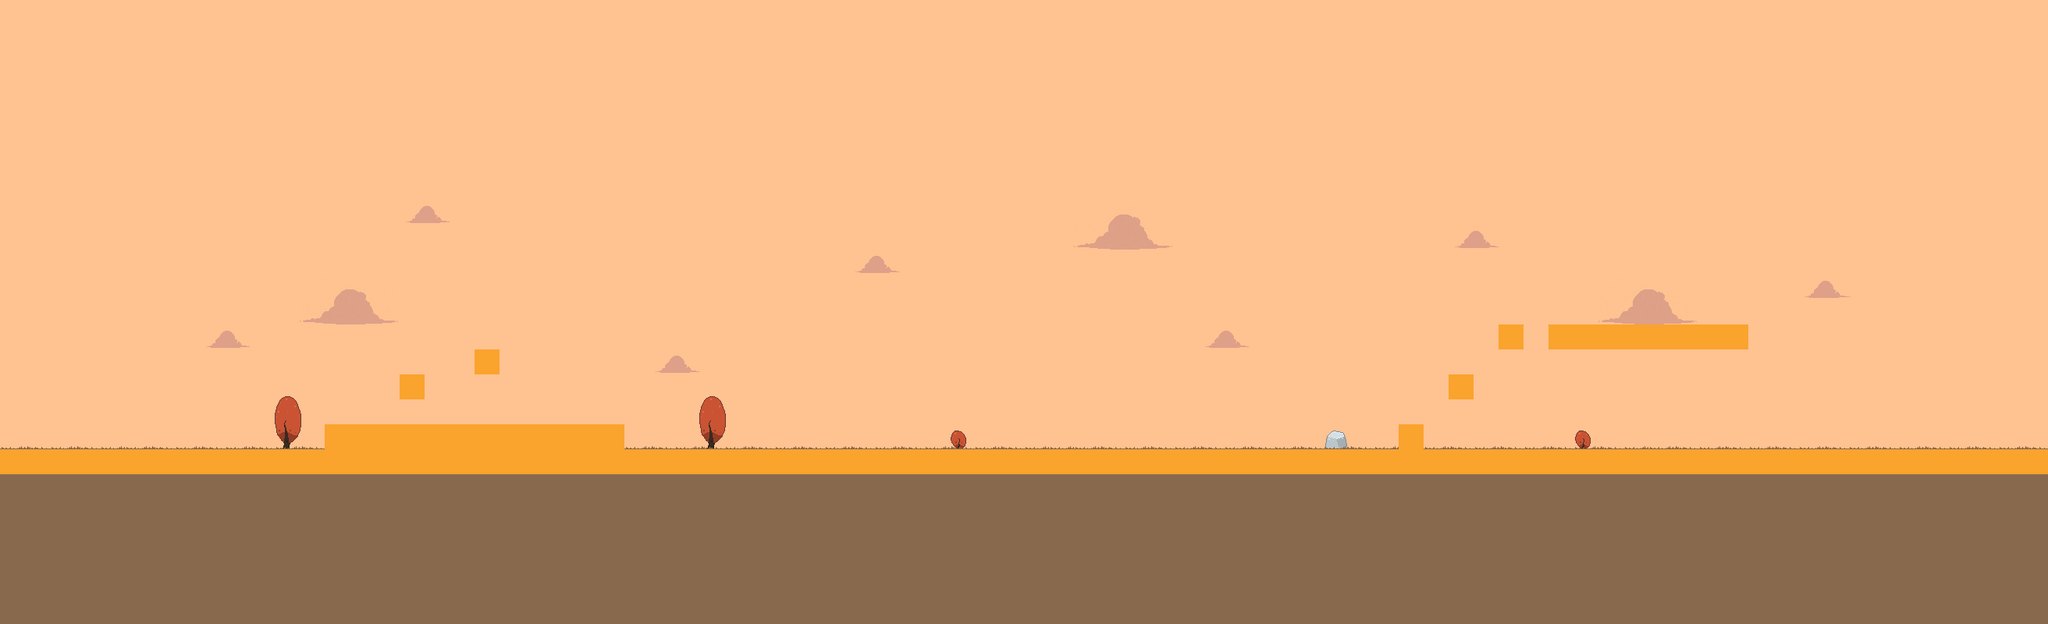

This game map was drawn from its Tiled (.tmx) file and the tilesets committed beside it. A one-line description and the trimmed map source follow:
An orthogonal 82x25 tile map with 32x32 px tiles, 4 tile layers (SKY, BACKGROUND, GROUND, COLLISION), 1 hidden layer not drawn, 3 tilesets and 21 objects (PlayerStart, EndFlag).

<map version="1.0" orientation="orthogonal" width="82" height="25" tilewidth="32" tileheight="32">
 <tileset firstgid="1" name="tiles" tilewidth="32" tileheight="32">
  <image source="../assets/tileset.png" width="64" height="32" />
 </tileset>
 <tileset firstgid="3" name="tiles2" tilewidth="32" tileheight="32">
  <image source="../assets/tiles2.png" width="64" height="32" />
 </tileset>
 <tileset firstgid="5" name="SOMETILES" tilewidth="32" tileheight="32">
  <image source="../assets/SOMETILES.png" width="640" height="360" />
 </tileset>
 <layer name="SKY" width="82" height="25">
  <data>[2050 cells, 2050 non-empty, 12 distinct tile ids]</data>
 </layer>
 <layer name="BACKGROUND" width="82" height="25">
  <data>[2050 cells, 17 non-empty, 8 distinct tile ids]</data>
 </layer>
 <layer name="GROUND" width="82" height="25">
  <data>[2050 cells, 668 non-empty, 4 distinct tile ids]</data>
 </layer>
 <layer name="COLLISION" width="82" height="25">
  <data>[2050 cells, 107 non-empty, 1 distinct tile ids]</data>
 </layer>
 <layer name="FOREGROUND" width="82" height="25" visible="0">
  <data>[2050 cells, 0 non-empty, 0 distinct tile ids]</data>
 </layer>
 <objectgroup name="OBJECTS" width="82" height="25">
  <object name="PlayerStart" gid="137" x="256" y="576" />
  <object name="EndFlag" gid="183" x="2336" y="544" />
  <object gid="73" x="608" y="448" />
  <object gid="53" x="768" y="544" />
  <object gid="53" x="768" y="512" />
  <object gid="53" x="768" y="480" />
  <object gid="53" x="768" y="448" />
  <object gid="199" x="480" y="544" />
  <object gid="161" x="928" y="576" />
  <object gid="161" x="1024" y="576" />
  <object gid="199" x="1120" y="576" />
  <object gid="199" x="1248" y="576" />
  <object gid="199" x="1376" y="576" />
  <object gid="138" x="1472" y="576" />
  <object gid="161" x="2208" y="416" />
  <object gid="161" x="2112" y="416" />
  <object gid="180" x="1760" y="576" />
  <object gid="180" x="1824" y="512" />
  <object gid="180" x="1888" y="448" />
  <object gid="180" x="1952" y="448" />
  <object gid="180" x="384" y="576" />
 </objectgroup>
</map>
